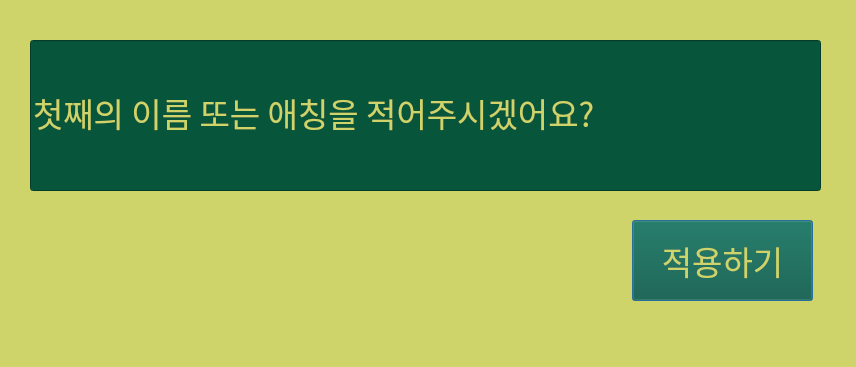
<?xml version="1.0" encoding="UTF-8"?>
<ui version="4.0">
 <class>Dialog</class>
 <widget class="QDialog" name="Dialog">
  <property name="geometry">
   <rect>
    <x>0</x>
    <y>0</y>
    <width>856</width>
    <height>367</height>
   </rect>
  </property>
  <property name="windowTitle">
   <string>nameMODIFY_N2_3_A</string>
  </property>
  <property name="styleSheet">
   <string notr="true">background-color:rgb(206, 212, 106);
</string>
  </property>
  <widget class="QLineEdit" name="lineEdit_1">
   <property name="geometry">
    <rect>
     <x>30</x>
     <y>40</y>
     <width>791</width>
     <height>151</height>
    </rect>
   </property>
   <property name="minimumSize">
    <size>
     <width>0</width>
     <height>60</height>
    </size>
   </property>
   <property name="font">
    <font>
     <family>Corbel</family>
     <pointsize>25</pointsize>
    </font>
   </property>
   <property name="styleSheet">
    <string notr="true">background-color: rgb(7, 85, 59);
color:rgb(206, 212, 106);
</string>
   </property>
   <property name="text">
    <string>첫째의 이름 또는 애칭을 적어주시겠어요?</string>
   </property>
  </widget>
  <widget class="QPushButton" name="pushButton">
   <property name="geometry">
    <rect>
     <x>632</x>
     <y>220</y>
     <width>181</width>
     <height>81</height>
    </rect>
   </property>
   <property name="font">
    <font>
     <pointsize>25</pointsize>
    </font>
   </property>
   <property name="styleSheet">
    <string notr="true">background-color: rgb(7, 85, 59);
color:rgb(206, 212, 106);
</string>
   </property>
   <property name="text">
    <string>적용하기</string>
   </property>
  </widget>
 </widget>
 <resources/>
 <connections>
  <connection>
   <sender>pushButton</sender>
   <signal>clicked()</signal>
   <receiver>Dialog</receiver>
   <slot>nameReturnN2_3_C()</slot>
   <hints>
    <hint type="sourcelabel">
     <x>678</x>
     <y>252</y>
    </hint>
    <hint type="destinationlabel">
     <x>542</x>
     <y>265</y>
    </hint>
   </hints>
  </connection>
 </connections>
 <slots>
  <slot>nameReturnN2_3_C()</slot>
 </slots>
</ui>
